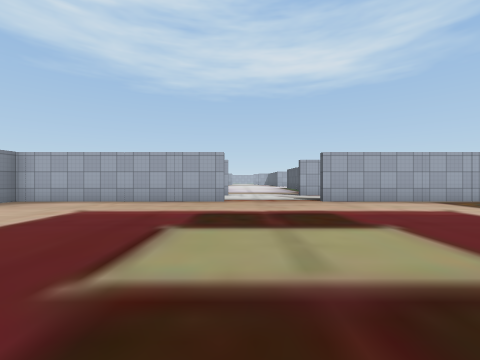
[1] (above)

19 first-person views from a walk through a 3-D level made in the Unity game engine. The camera is 1.3 m above the floor, looks level and sees 90° across. The floor is counted in squares, 2 m on a side. Each view is taken from the middle of a square. On the plan, view 1 faces up. The plan holds only what a view shows up to about 9 squares ahead; the rest is blank. The place goes on beyond the plan. The player is left out. Some surface patterns are stand-ins.

[2]
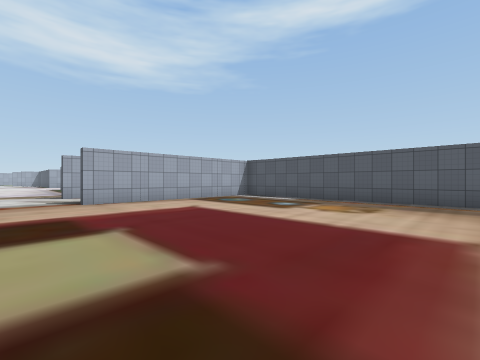

[3]
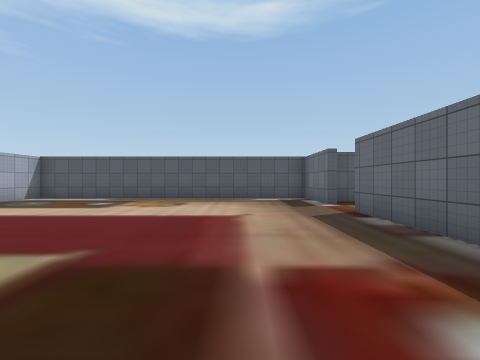

[4]
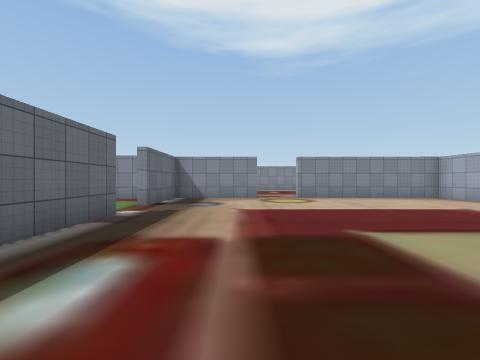

[5]
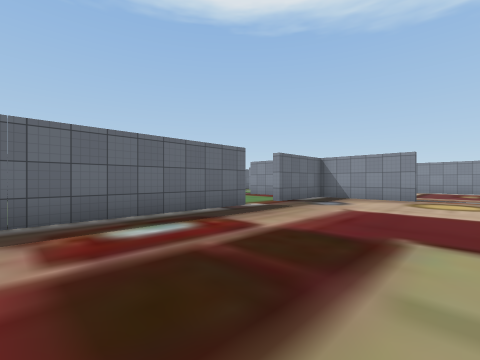

[6]
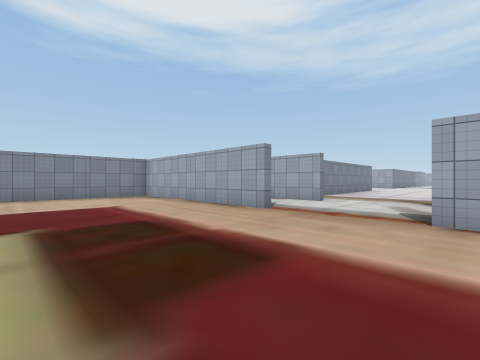

[7]
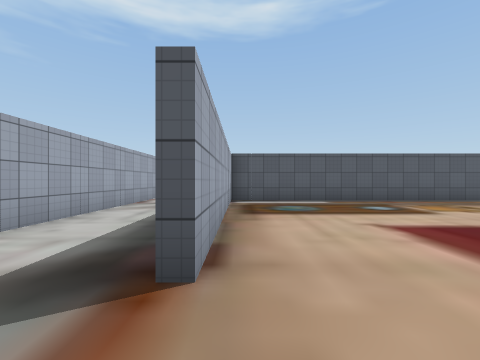

[8]
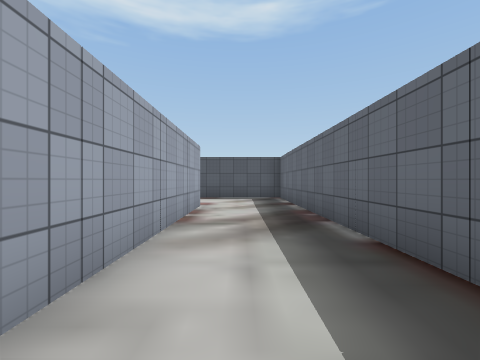

[9]
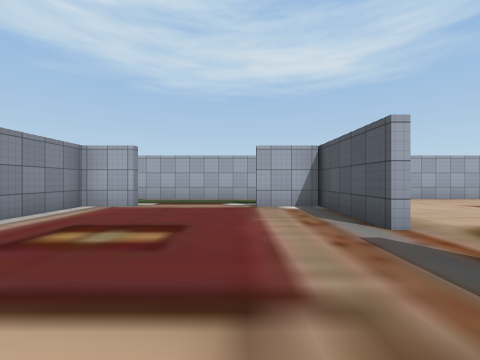

[10]
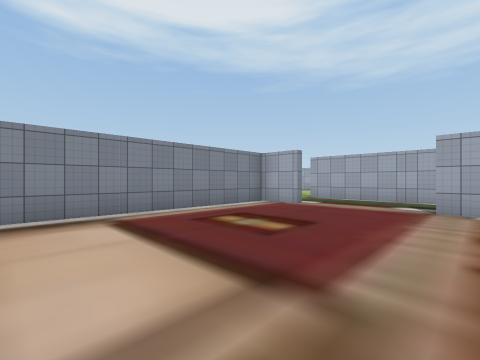

[11]
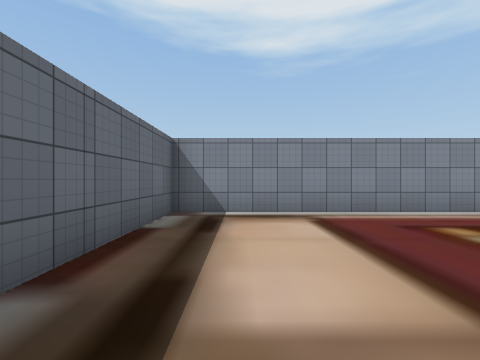

[12]
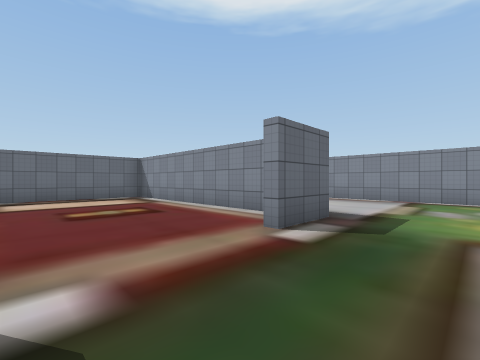

[13]
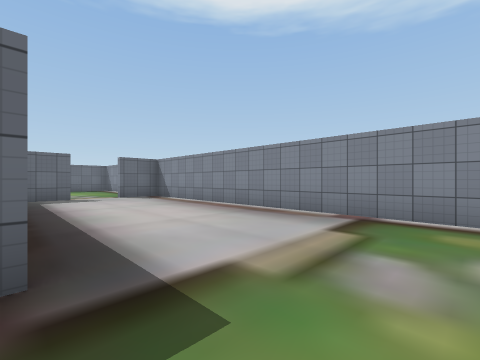

[14]
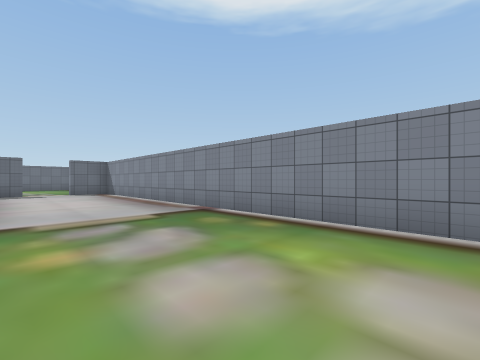

[15]
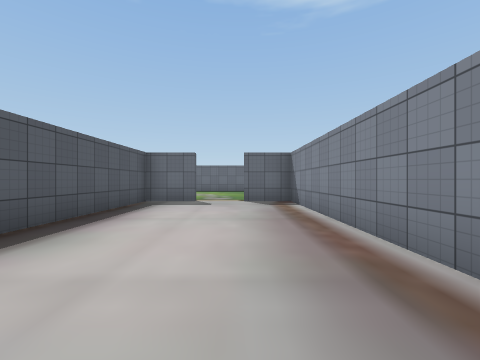

[16]
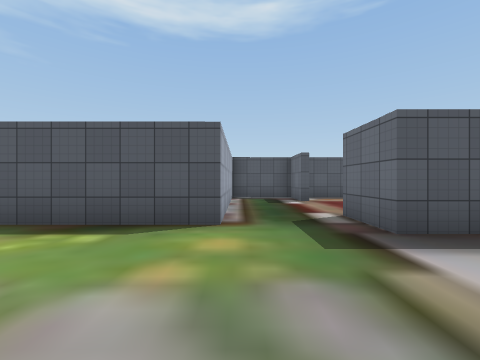

[17]
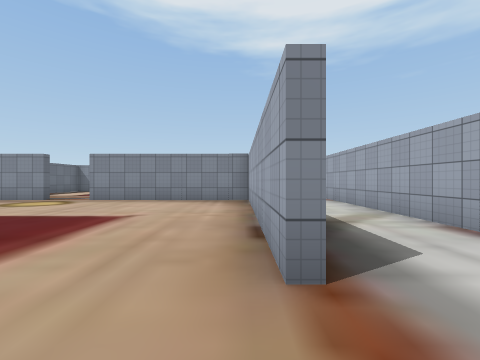

[18]
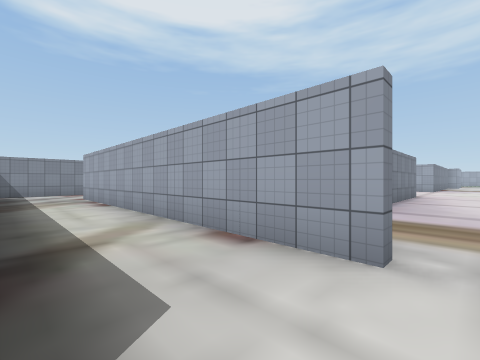

[19]
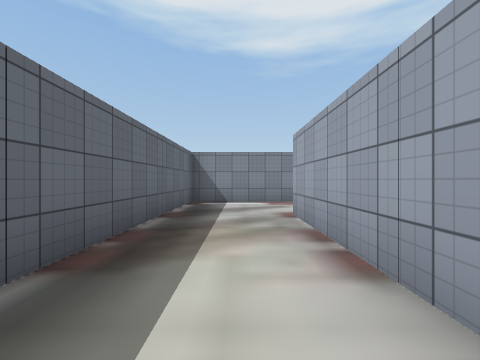

### Floor plan
Points are (right, up) in squares from view 1. A wall is a line through its corners. A room is listed if a view was taken in it or the views show most of it. See-through windows are left out.
Room 1 (views 1, 2, 3, 4, 5, 6, 7, 8, 17, 18)
walls: (-0.4, 7.3) (-6.8, 7.3) (-6.8, 2.1); (5.4, 7.5) (10.6, 7.5); (-2.6, -2.4) (5, -2.4); (6.5, -2.4) (8.7, -2.4) (8.7, 7.3) (2.5, 7.3); (-6.8, 0.6) (-6.8, -2.4) (-4, -2.4); (10.1, 10) (2.5, 10)
ways out: opening at (-7, 1.5) to room 2; opening at (-1, 9) to room 4; opening at (11, 9) to room 5; opening at (-3.5, -2); opening at (5.5, -2)
Room 2 (views 9, 10, 11, 12)
walls: (-11.5, 4.9) (-12.9, 4.9) (-12.9, -2.4) (-9, -2.4); (-8.5, 5.1) (-7.1, 5.1); (-7, 2) (-7, 7.3) (-11.5, 7.3); (-7, 4.9) (-8.6, 4.9)
ways out: opening at (-7, 1.5) to room 1; opening at (-12.5, 6.5) to room 3
Room 3 (views 13, 14, 15, 16)
walls: (-13.1, 4) (-13.1, 5.1) (-11.5, 5.1); (-11.5, 7.3) (-12.5, 7.3) (-12.5, 10.5); (-14.6, -2.4) (-13.1, -2.4) (-13.1, 2.1); (-17.6, 10) (-17.6, -2.4) (-16.1, -2.4)
ways out: opening at (-12.5, 6.5) to room 2; opening at (-15.5, -2)
Room 4 (view 19)
walls: (-12.3, 10.5) (-12.3, 7.5) (-6.4, 7.5); (-0.5, 10) (-9.6, 10)
ways out: opening at (-1, 9) to room 1
Room 5 (no view inside)
walls: (10.6, 7.5) (12.8, 7.5) (12.8, 10.5)
ways out: opening at (11, 9) to room 1

Positions as (right, up) in squares from view 1, and headings:
1: (0, 0), facing up
2: (1, 0), facing up-right
3: (0, 0), facing right
4: (2, 0), facing left
5: (2, 2), facing down-left
6: (3, 3), facing up-left
7: (1, 7), facing right
8: (4, 9), facing right
9: (-9, -1), facing up
10: (-8, -1), facing up-left
11: (-8, -1), facing left
12: (-9, 7), facing down-left
13: (-13, 7), facing down-left
14: (-14, 10), facing down-left
15: (-16, 5), facing down
16: (-16, 7), facing right
17: (1, 7), facing left
18: (0, 8), facing up-left
19: (-5, 9), facing left
